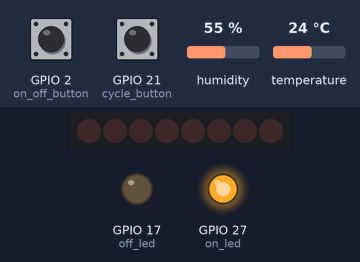
Bench run of a program on a simulated Raspberry Pi (BCM pin numbers). Shown: 8 shift-register outputs drawn as a row of LEDs (first output left, lit = HIGH), output pins drawn as LEDs (lit = HIGH). The inputs (shaded band) are chosen by the test bench; at power-on: GPIO 21 (cycle_button) HIGH, temperature 24 °C, humidity 55 %, GPIO 2 (on_off_button) HIGH. The clock reads 2024-03-15 10:24:30 at power-on unless the program sets it; files the program writes start out absent; threads take turns every 2 ms; pins used as bus, display or sensor lines are not drawn; what the program prints to the terminal is not drawn.

Above: at 1.2 s.
1.3 s: GPIO 21 (cycle_button) pulled LOW for 2.6 s
At 3.2 s:
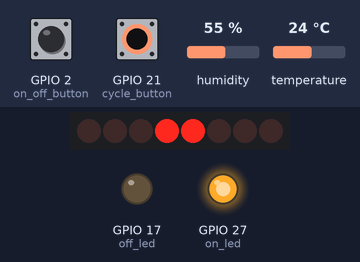
5.4 s: temperature set to 12 °C
At 8.2 s:
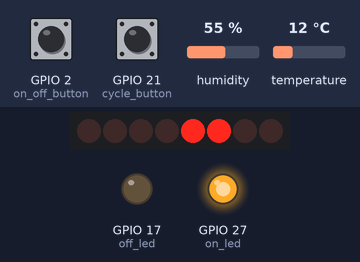
8.7 s: temperature set to 19 °C
At 10.9 s:
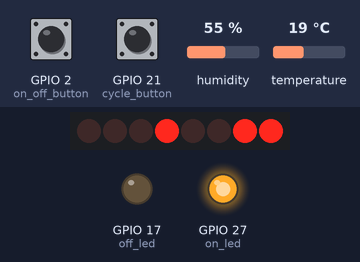
11.7 s: GPIO 21 (cycle_button) pulled LOW for 2.6 s
At 13.7 s:
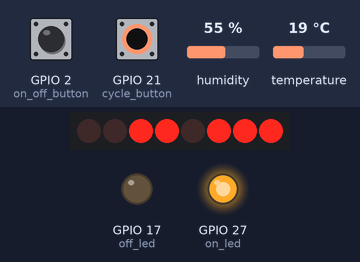
15.8 s: humidity set to 22 %
At 20.4 s:
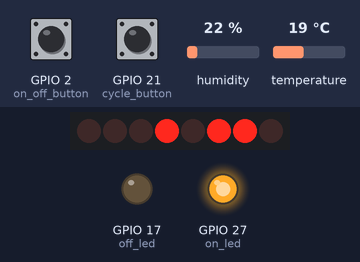
20.7 s: humidity set to 40 %
At 23.7 s:
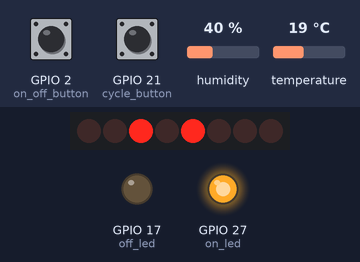
Timing chart, 0 to 25.2 s (numbered marks = the images above; inputs shaded):
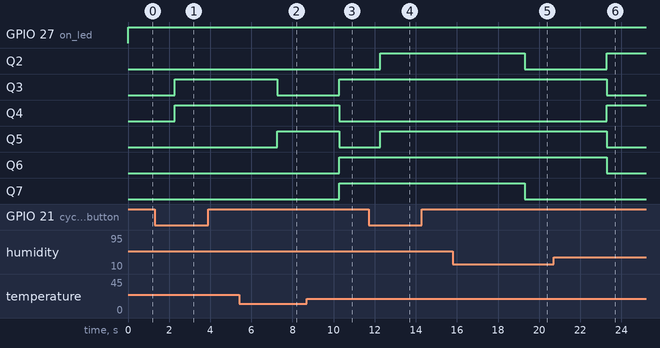

The program:

controller.py
```python
import adafruit_dht
import board
import sys
import struct
from time import sleep, time
from gpiozero import Button, LED
from threading import Event, Lock, Thread
from os import replace, _exit

from constants import *
from data_logger_class import DataLogger
from shift_register_class import ShiftRegister


def main():
    controller = Controller()

    threads = [
        Thread(target=controller.sensor_thread, daemon=True),
        Thread(target=controller.led_controller_thread, daemon=True),
        Thread(target=controller.logging_thread, daemon=True),
        Thread(target=controller.monitor_shutdown_thread, daemon=True),
        Thread(target=controller.watchdog_thread, daemon=True),
    ]

    for thread in threads:
        thread.start()

    for thread in threads:
        thread.join()


class Controller:
    """Controls the circuit and all its elements."""

    def __init__(self):
        # Initializes the DHT22 sensor
        self.dht22 = adafruit_dht.DHT22(board.D23)

        # A dictionary to be shared with the flask thread
        self.data = {"temperature": None, "humidity": None}

        # A thread lock to prevent race conditions
        self.lock = Lock()

        # Initializes the 75HC95N shift register
        self.shift_reg = ShiftRegister(
            vcc_pin=VCC_PIN,
            srclr_pin=SRCLR_PIN,
            srclk_pin=SRCLK_PIN,
            rclk_pin=RCLK_PIN,
            ds_pin=DS_PIN,
        )

        # Turns on and resets the shift register
        self.shift_reg.power_on()
        self.shift_reg.clear_input()
        self.shift_reg.update_output()

        # Initializes the On/Off button and the On/Off LEDs
        self.on_off_button = Button(ON_OFF_BTN_PIN, bounce_time=0.15, hold_time=3)
        # Initializes the button used to cycle through display modes
        self.cycle_button = Button(CYCLE_BUTTON_PIN, bounce_time=0.15)

        self.off_led = LED(OFF_LED_PIN)
        self.on_led = LED(ON_LED_PIN)

        # Assigns functions to be called when the buttons are pressed
        self.on_off_button.when_pressed = self.on_off_button_press_event
        self.on_off_button.when_held = self.shutdown
        self.cycle_button.when_pressed = self.cycle_button_press_event

        # When True, the program will end
        self.shutdown_event = Event()

        # 0 for temperature, 1 for humidity, 2 for no LEDs
        self.display_mode = DEFAULT_DISPLAY_MODE

        # When True, sensor readings will be taken and data will be logged
        self.active = DEFAULT_START_MODE

        # Holds 15 most recent readings in a list of tuples (temp, hum)
        self.last_readings = []

        self.update_on_off_leds()

    def update_on_off_leds(self):
        """Turns the On/Off LEDs on or off depending on whether sensor readings are currently being taken."""
        if self.active:
            self.on_led.on()
            self.off_led.off()
        else:
            self.on_led.off()
            self.off_led.on()

    def get_bits(self, number):
        """Takes an integer, converts it into binary and returns a list containing the first 8 bits."""
        bits = []
        for i in range(8):
            bits.append(number >> i & 1)
        return bits

    def on_off_button_press_event(self):
        """Runs when the On/Off button is pressed. Clears the shift register and toggles active."""
        self.shift_reg.clear_input()
        self.shift_reg.update_output()
        self.active = not self.active
        self.update_on_off_leds()

    def cycle_button_press_event(self):
        """Cycles through display modes."""
        self.display_mode = (self.display_mode + 1) % 3

    def update_bit_leds(self, bits):
        """Loads a list of 8 bits into the shift register."""
        for bit in bits:
            self.shift_reg.load_bit(bit)
        self.shift_reg.update_output()

    def get_sensor_data(self):
        with self.lock:
            return self.data.copy()

    def shutdown(self):
        self.shutdown_event.set()

    def save_to_ram_file(self, temp, hum):
        """Saves the readings as a struct (2 floats) into a RAM file in /dev/shm"""
        try:
            # Saves into a temp file first, then replaces the main file with the temp file, to avoid race conditions
            with open(RAM_TEMP_FILE_PATH, "wb") as ram_file:
                ram_file.write(struct.pack("ff", temp, hum))
            replace(RAM_TEMP_FILE_PATH, RAM_FILE_PATH)
        except Exception as e:
            print(f"File write error: {e}")

    def cleanup(self):
        """On shutdown, clears inputs and outputs and turns off LEDs"""
        self.shift_reg.clear_input()
        self.shift_reg.update_output()

        self.on_off_button.close()
        self.cycle_button.close()
        self.on_led.close()
        self.off_led.close()

    def sensor_thread(self):
        """
        Reads data from the sensor, saves it to self.data, writes it to a RAM file,
        and stores the last 15 readings for watchdog monitoring.
        If the sensor read fails, it reuses the last successful values or writes NaN.
        """
        last_temp = None
        last_hum = None

        while not self.shutdown_event.is_set():
            if self.active:
                temp, hum = None, None

                try:
                    temp = self.dht22.temperature
                    hum = self.dht22.humidity

                    if temp is not None and hum is not None:
                        last_temp, last_hum = temp, hum
                        with self.lock:
                            self.data["temperature"] = temp
                            self.data["humidity"] = hum
                            # Records the readings to make sure the sensor isn't stuck
                            self.last_readings.append((temp, hum))
                            if len(self.last_readings) > WATCHDOG_THRESHOLD:
                                self.last_readings.pop(0)

                except Exception as e:
                    print(f"Sensor error: {str(e)}")

                # Use last known good values if the sensor read failed, otherwise NaN
                temp = (
                    temp
                    if temp is not None
                    else (last_temp if last_temp is not None else float("nan"))
                )
                hum = (
                    hum
                    if hum is not None
                    else (last_hum if last_hum is not None else float("nan"))
                )

                # Save data to a RAM file for the HTTP server
                self.save_to_ram_file(temp, hum)

            sleep(UPDATE_FREQUENCY)

    def logging_thread(self):
        """Reads data from self.data and logs it in a sqlite3 database"""
        self.data_logger = DataLogger(SQL_FILE_PATH)
        while not self.shutdown_event.is_set():
            if self.active:
                with self.lock:
                    temp = self.data["temperature"]
                    hum = self.data["humidity"]
                if temp is not None and hum is not None:
                    self.data_logger.log_data(temp, hum)
                for _ in range(LOG_FREQUENCY):
                    if self.shutdown_event.is_set():
                        break
                    sleep(1)
        # When shutdown_event is set, closes the database connection
        self.data_logger.close()

    def led_controller_thread(self):
        """Lights up the LEDs to show sensor readings in binary"""
        while not self.shutdown_event.is_set():
            with self.lock:
                temp = self.data["temperature"]
                hum = self.data["humidity"]

            if self.active:
                if temp is not None and hum is not None:
                    match self.display_mode:
                        case 0:
                            self.update_bit_leds(self.get_bits(int(temp)))
                        case 1:
                            self.update_bit_leds(self.get_bits(int(hum)))
                        case 2:
                            self.shift_reg.clear_input()
                            self.shift_reg.update_output()

            sleep(UPDATE_FREQUENCY)

    def watchdog_thread(self):
        """
        Monitors the last sensor readings. If all readings are identical, closes the process, forcing a restart.
        The number of readings checked is defined in the constant WATCHDOG_THRESHOLD.
        """
        while not self.shutdown_event.is_set():
            with self.lock:
                if len(self.last_readings) >= WATCHDOG_THRESHOLD:
                    first_reading = self.last_readings[0]
                    # Checks if all readings are the same: compares both temp ([0]) and hum ([1])
                    all_readings_are_identical = all(
                        reading[0] == first_reading[0]
                        and reading[1] == first_reading[1]
                        for reading in self.last_readings
                    )
                    if all_readings_are_identical:
                        print(
                            f"Watchdog: Last {WATCHDOG_THRESHOLD} readings are identical, forcing a restart."
                        )
                        _exit(1)
            sleep(5)

    def monitor_shutdown_thread(self):
        """Cleans up and closes the program when shutdown_event is set"""
        self.shutdown_event.wait()
        self.cleanup()
        sys.exit()


if __name__ == "__main__":
    main()
```

constants.py
```python
# How often the data is read from the sensors, in seconds
UPDATE_FREQUENCY = 1
# How often to read and log data, in seconds
LOG_FREQUENCY = 60
# If this many consecutive readings are identical, forces a restart (sensor is most likely stuck)
WATCHDOG_THRESHOLD = 15

# If True, starts in active mode (takes readings, updates database, green LED on)
DEFAULT_START_MODE = True
# Which display mode to use after boot (0 for temperature, 1 for humidity, 2 for off)
DEFAULT_DISPLAY_MODE = 2

# GPIO pins
ON_OFF_BTN_PIN = 2
CYCLE_BUTTON_PIN = 21
ON_LED_PIN = 27
OFF_LED_PIN = 17

# Shift register GPIO pins
VCC_PIN = 4
SRCLR_PIN = 3
SRCLK_PIN = 24
RCLK_PIN = 16
DS_PIN = 20

# Path to the SQLite database file that contains sensor readings
SQL_FILE_PATH = "./sql_db.db"
RAM_FILE_PATH = "/dev/shm/temphum"
RAM_TEMP_FILE_PATH = "/dev/shm/temphum.tmp"
```

data_logger_class.py
```python
from datetime import date, datetime
from pathlib import Path
import csv
import os
import sqlite3


class DataLogger:
    def __init__(self, file_path):
        self.db_file_path = Path(file_path)
        self.initialize()

    def initialize(self):
        if not self.db_file_path.is_file():
            print(
                "Warning: the database file does not exist.\nAttempting to create a new database file... ",
                end="",
            )
            try:
                with open(self.db_file_path, "wb") as _:
                    pass
                print("Successful.")
            except OSError:
                print("Failed.")
                exit('Error: cannot create file "sql_db.db".')
        try:
            self.connection = sqlite3.connect(self.db_file_path)
            self.cursor = self.connection.cursor()
            self.cursor.execute("PRAGMA journal_mode=WAL;")
            self.cursor.execute("PRAGMA synchronous=FULL;")
            self.create_db_table()
        except sqlite3.OperationalError:
            exit("Error: database file exists but doesn't contain a valid table.")

    def create_db_table(self):
        self.cursor.execute(
            """CREATE TABLE IF NOT EXISTS hum_temp (
            id INTEGER PRIMARY KEY,
            datetime TEXT NOT NULL,
            temperature REAL NOT NULL,
            humidity REAL NOT NULL
            );"""
        )

    def log_data(self, temp, hum):
        current_datetime = datetime.now().strftime("%Y-%m-%d %H:%M:%S")
        with self.connection:
            self.cursor.execute(
                "INSERT INTO hum_temp (datetime, temperature, humidity) "
                "VALUES (?, ?, ?);",
                (current_datetime, temp, hum),
            )

    def close(self):
        self.cursor.close()
        self.connection.close()
```

shift_register_class.py
```python
from gpiozero import DigitalOutputDevice


class ShiftRegisterInput(DigitalOutputDevice):
    """A child class of DigitalOutputDevice, adding methods for cycling voltages."""
    def __init__(self, gpio_pin):
        super().__init__(gpio_pin)

    def cycle_low_high(self):
        self.off()
        self.on()

    def cycle_high_low(self):
        self.on()
        self.off()


class ShiftRegister:
    """Used to control a shift register. Facilitates data input and output."""
    def __init__(self, vcc_pin, srclr_pin, srclk_pin, rclk_pin, ds_pin):
        self.vcc = ShiftRegisterInput(vcc_pin)
        self.srclr = ShiftRegisterInput(srclr_pin)
        self.srclk = ShiftRegisterInput(srclk_pin)
        self.rclk = ShiftRegisterInput(rclk_pin)
        self.ds = ShiftRegisterInput(ds_pin)

    def power_on(self):
        self.vcc.on()

    def power_off(self):
        self.vcc.off()

    def load_bit(self, bit):
        if bit:
            self.ds.on()
        else:
            self.ds.off()
        self.srclk.cycle_high_low()

    def clear_input(self):
        self.srclr.cycle_low_high()

    def update_output(self):
        self.rclk.cycle_high_low()
```

Measured:
- after the input at 1.3 s, Q3, Q4: LOW → HIGH after 0.97 s
- after the input at 5.4 s, Q3: HIGH → LOW after 1.9 s; Q5: LOW → HIGH after 1.9 s
- after the input at 8.7 s, Q3, Q6, Q7: LOW → HIGH after 1.6 s; Q4, Q5: HIGH → LOW after 1.6 s
- after the input at 11.7 s, Q2, Q5: LOW → HIGH after 0.58 s
- after the input at 15.8 s, Q2, Q7: HIGH → LOW after 3.5 s
- after the input at 20.7 s, Q2, Q4: LOW → HIGH after 2.6 s; Q3, Q5, Q6: HIGH → LOW after 2.6 s
